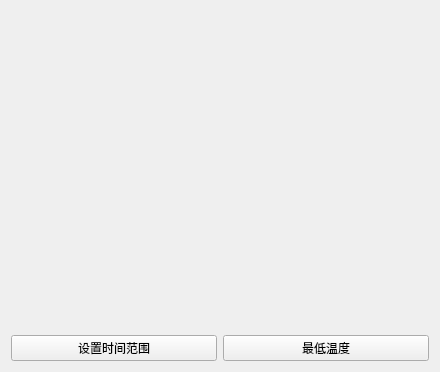
<?xml version="1.0" encoding="UTF-8"?>
<ui version="4.0">
 <class>Widget</class>
 <widget class="QWidget" name="Widget">
  <property name="geometry">
   <rect>
    <x>0</x>
    <y>0</y>
    <width>440</width>
    <height>372</height>
   </rect>
  </property>
  <property name="windowTitle">
   <string>图标选区</string>
  </property>
  <layout class="QGridLayout" name="gridLayout">
   <item row="1" column="0">
    <widget class="QPushButton" name="timeRangeButton">
     <property name="text">
      <string>设置时间范围</string>
     </property>
    </widget>
   </item>
   <item row="1" column="1">
    <widget class="QPushButton" name="minTempButton">
     <property name="text">
      <string>最低温度</string>
     </property>
    </widget>
   </item>
   <item row="0" column="0" colspan="2">
    <widget class="QWidget" name="widget" native="true">
     <property name="sizePolicy">
      <sizepolicy hsizetype="Preferred" vsizetype="Expanding">
       <horstretch>0</horstretch>
       <verstretch>0</verstretch>
      </sizepolicy>
     </property>
    </widget>
   </item>
  </layout>
 </widget>
 <layoutdefault spacing="6" margin="11"/>
 <resources/>
 <connections/>
</ui>
